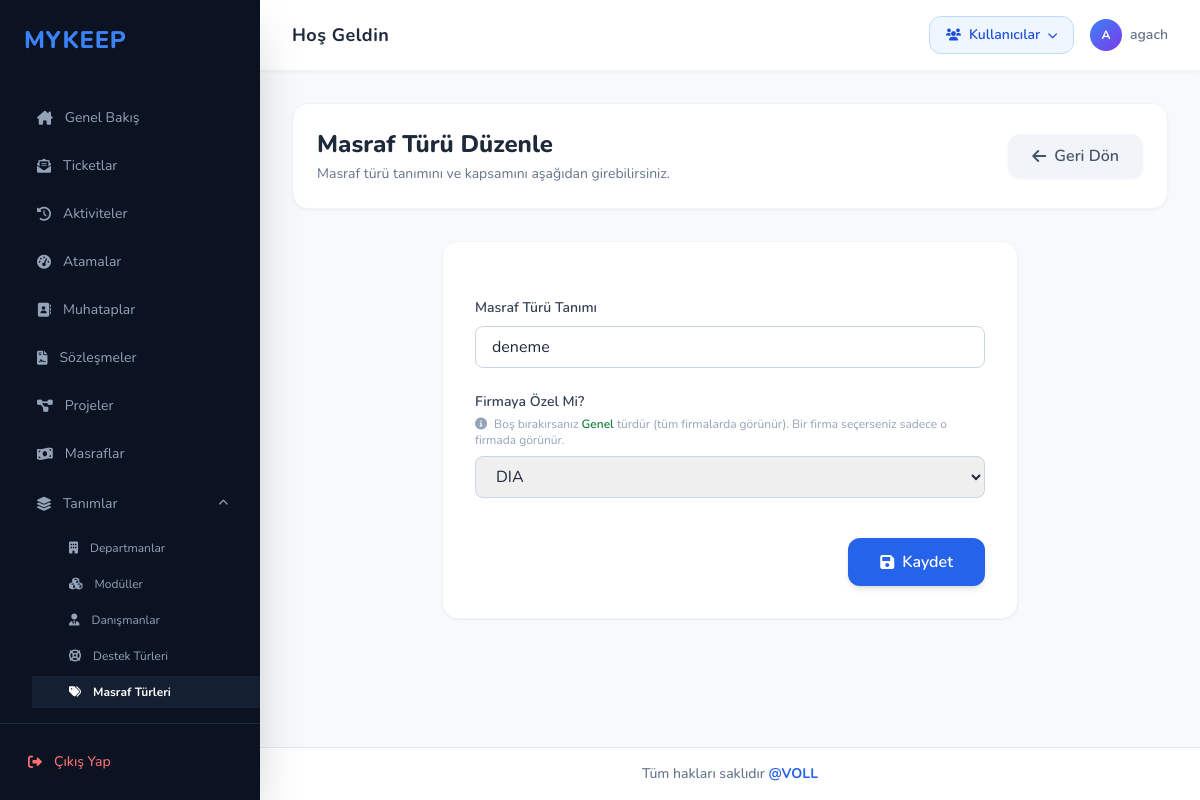
The app's page /masraflar/turler/1/duzenle/ (signed in), older data.
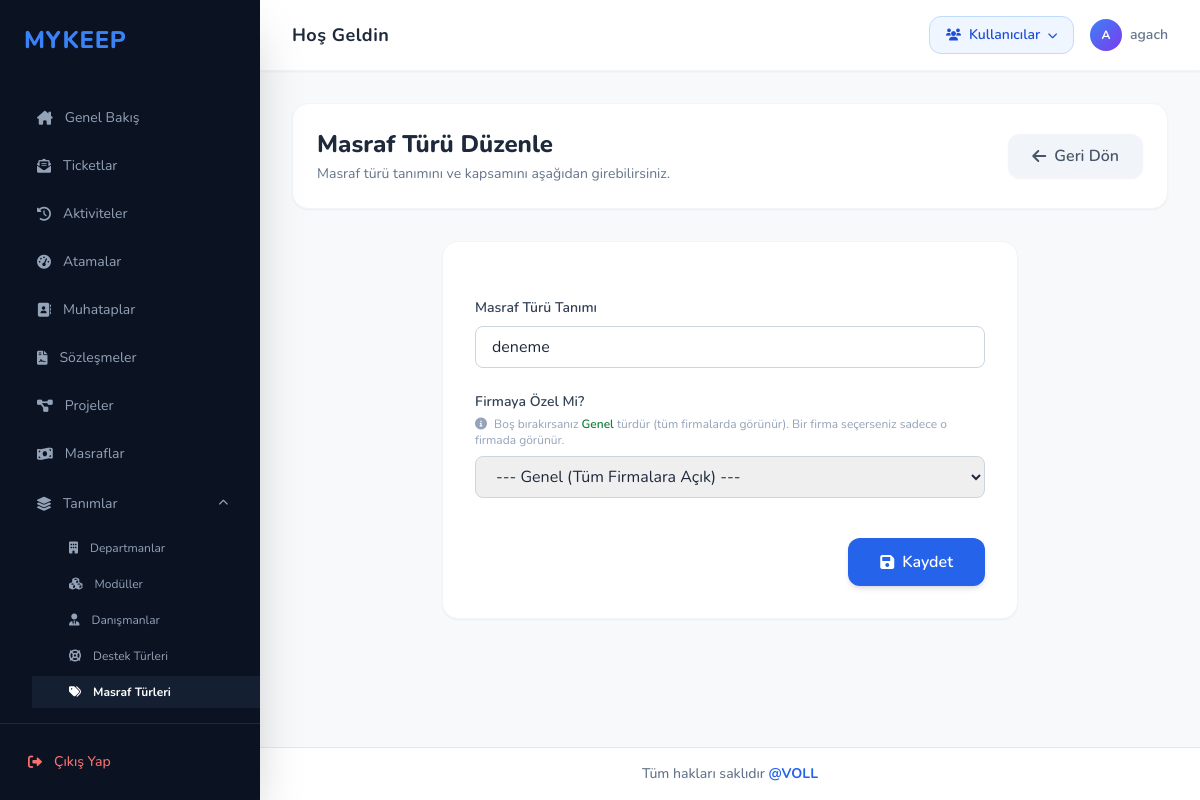
The same page, newer data.
### masraf/models.py (models this page shows, shortened)
class MasrafTuru(models.Model):
    tanim = models.CharField(max_length=100, verbose_name="Masraf Türü")
    muhatap = models.ForeignKey(
        "muhatap.muhatap",
        on_delete=models.CASCADE,
        null=True,
        blank=True,
        verbose_name="Firmaya Özel (Boş = Genel)",
        related_name="masraf_turleri"
    )
    class Meta:
        verbose_name = "Masraf Türü"
        verbose_name_plural = "Masraf Türleri"
        unique_together = [('tanim', 'muhatap')]

### masraf/views.py (the view)
# urls.py: path('turler/<int:pk>/duzenle/', views.masraf_turu_duzenle, name='masraf_turu_duzenle'),
@admin_only
def masraf_turu_duzenle(request, pk):
    tur = get_object_or_404(MasrafTuru, pk=pk)
    if request.method == 'POST':
        form = MasrafTuruForm(request.POST, instance=tur)
        if form.is_valid():
            form.save()
            messages.success(request, 'Masraf Türü başarıyla güncellendi.')
            return redirect('masraf_turu_listesi')
    else:
        form = MasrafTuruForm(instance=tur)
    return render(request, 'masraf/masraf_turu_form.html', {'form': form, 'title': 'Masraf Türü Düzenle'})

### masraf/forms.py
class MasrafTuruForm(forms.ModelForm):
    class Meta:
        model = MasrafTuru
        fields = ['tanim', 'muhatap']
        widgets = {
            'tanim': forms.TextInput(attrs={'class': 'w-full px-4 py-2 border border-slate-300 rounded-lg focus:ring-2 focus:ring-blue-500 focus:border-blue-500 outline-none transition'}),
            'muhatap': forms.Select(attrs={'class': 'w-full px-4 py-2 border border-slate-300 rounded-lg focus:ring-2 focus:ring-blue-500 focus:border-blue-500 outline-none transition'}),
        }
    def __init__(self, *args, **kwargs):
        super().__init__(*args, **kwargs)
        self.fields['muhatap'].required = False
        self.fields['muhatap'].empty_label = '--- Genel (Tüm Firmalara Açık) ---'

### muhatap/models.py (called while the page is built)
    def __str__(self):
        return f"{self.unvan}   "

### templates/masraf/masraf_turu_form.html (shortened to what this page needs)
{% extends 'base.html' %}
{% block content %}
<div class="mb-8 flex justify-between items-center bg-white p-6 rounded-2xl shadow-sm border border-slate-100">
    <div>
        <h1 class="text-2xl font-extrabold text-slate-800">{{ title }}</h1>
        <p class="text-sm text-slate-500 mt-1">Masraf türü tanımını ve kapsamını aşağıdan girebilirsiniz.</p>
    </div>
    <a href="{% url 'masraf_turu_listesi' %}" class="bg-slate-100 hover:bg-slate-200 text-slate-600 px-6 py-2.5 rounded-xl font-semibold shadow-sm transition-all flex items-center space-x-2">
        <i class="fa-solid fa-arrow-left"></i>
        <span>Geri Dön</span>
    </a>
</div>
<div class="bg-white rounded-2xl shadow-sm border border-slate-100 p-8 max-w-xl mx-auto">
    <form method="post" class="space-y-6">
        <div>
            <label class="block text-sm font-semibold text-slate-700 mb-2">Masraf Türü Tanımı</label>
            {{ form.tanim }}
        </div>
        <div>
            <label class="block text-sm font-semibold text-slate-700 mb-1">Firmaya Özel Mi?</label>
            <p class="text-xs text-slate-400 mb-2">
                <i class="fa-solid fa-circle-info mr-1"></i>
                Boş bırakırsanız <span class="font-semibold text-green-700">Genel</span> türdür (tüm firmalarda görünür).
                Bir firma seçerseniz sadece o firmada görünür.
            </p>
            {{ form.muhatap }}
        </div>
        <div class="flex justify-end pt-4">
            <button type="submit" class="bg-blue-600 hover:bg-blue-700 text-white px-8 py-3 rounded-xl font-semibold shadow-md hover:shadow-lg transition-all flex items-center space-x-2">
                <i class="fa-solid fa-save"></i>
                <span>Kaydet</span>
            </button>
        </div>
    </form>
</div>
{% endblock %}

Row changes from the older to the newer data that the page shows:
changed MasrafTuru "deneme": muhatap "DIA" → "--- Genel (Tüm Firmalara Açık) ---"
